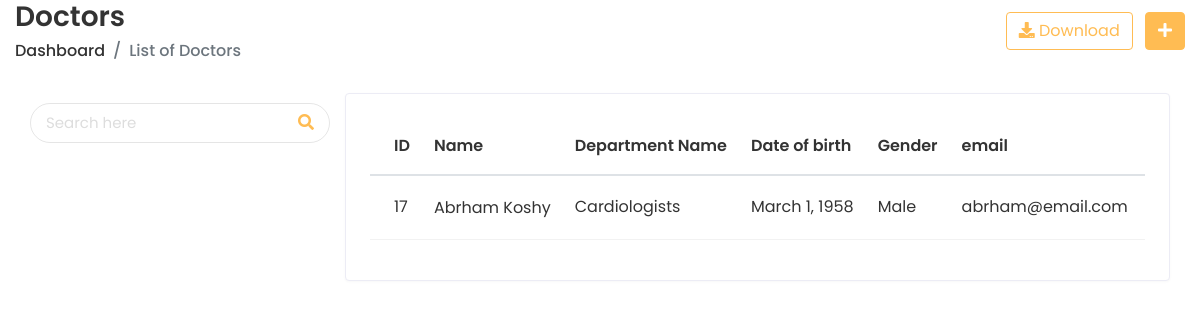
/app/doctorlist/ (signed in), run on the app's committed database.
### doctor/models.py (models this page shows, shortened)
class DoctorDetails(models.Model):
    doctor_name = models.CharField(max_length=50)
    department_name = models.ForeignKey(DoctorDepartment, on_delete=models.CASCADE)
    date_of_birth = models.DateField()
    gender = models.CharField(
         max_length=20,
         choices=(("Male", "Male"), ("Female", "Female"), ("Other", "Other")),
     )
    email = models.EmailField(default="", max_length=50, unique=True)
    phone_number = models.CharField(default="", max_length=20)
    cv_file = models.FileField(upload_to='doctor/cv/', null=True, blank=True)
    image = models.BinaryField(blank=True, null=True)
    created = models.DateTimeField(auto_now_add=True)
    updated = models.DateTimeField(auto_now=True)

class DoctorDepartment(models.Model):
    department_name = models.CharField(max_length=200, unique=True)
    slug = models.SlugField(blank=True)
    created = models.DateTimeField(auto_now_add=True)
    updated = models.DateTimeField(auto_now=True)
    def __str__(self):
        return str(self.department_name)

### doctor/views.py (the view)
# urls.py: path("doctorlist/", views.doctor_list, name="doctor_list"),
@login_required
def doctor_list(request):
    page_size = int(request.GET.get('page_size', getattr(settings, 'PAGE_SIZE', 5)))
    page = request.GET.get('page', 1)
    doctors = DoctorDetails.objects.all()
    doctor_data = []
    for doctor in doctors:
        existing_certificates = len(DoctorCertificate.objects.filter(doctor=doctor))
        remaining_certificates = 10 - existing_certificates
        doctor_data.append({'doctor': doctor, 'remaining_certificates': remaining_certificates})
    paginator = Paginator(doctors, page_size)
    try:
        doctors_page = paginator.page(page)
    except PageNotAnInteger:
        doctors_page = paginator.page(1)
    return render(request, "doctor/doctor_list.html", {'doctor_data': doctor_data, 'page_size': page_size})

### templates/doctor/doctor_list.html (shortened to what this page needs)
{% extends 'home/base-login.html' %}
{% load static %}
{% block content %}
      <div class="content container-fluid">
         <div class="page-header">
        <div class="row align-items-center">
           <div class="col">
              <h3 class="page-title">Doctors</h3>
              <ul class="breadcrumb">
                 <li class="breadcrumb-item"><a href="{% url 'Dindex' %}">Dashboard</a></li>
                 <li class="breadcrumb-item active">List of Doctors</li>
              </ul>
           </div>
           <div class="col-auto text-right float-right ml-auto">
              <a href="#" class="btn btn-outline-primary mr-2"><i class="fas fa-download"></i> Download</a>
              <a href="{% url 'doctorExcel' %}" class="btn btn-primary"><i class="fas fa-plus"></i></a>
           </div>
        </div>
     </div>
     <div class="top-nav-search">
      <form method="get" action="">
         <input type="text" id="search" class="form-control" placeholder="Search here" name="search" value="{{ search_query }}">
         <button class="btn" type="submit"><i class="fas fa-search"></i></button>
         </form>
      </div>
     <div class="row">
        <div class="col-sm-12">
           <div class="card card-table">
              <div class="card-body">
                 <div class="table-responsive">
                    <table class="table table-hover table-center mb-0 datatable">
                       <thead>
                          <tr>
                             <th>ID</th>
                             <th>Name</th>
                             <th>Department Name</th>
                             <th>Date of birth</th>
                             <th>Gender</th>
                             <th>email</th>
                             <th>Phone</th>
                          </tr>
                       </thead>
                       {% for data in doctor_data %}
                       <tbody>
                          <tr>
                             <td>{{ data.doctor.id }}</td>
                             <td>
                              <h2 class="#">
                                 <a href="{% url 'doctor_profile' data.doctor.id %}">{{ data.doctor.doctor_name }}</a>
                              </h2>
                             </td>
                             <td>
                                {{ data.doctor.department_name }}
                             </td>
                             <td>
                                {{ data.doctor.date_of_birth }}
                             </td>
                             <td>
                                {{ data.doctor.gender }}
                             </td>
                             <td>
                                {{ data.doctor.email }}
                             </td>
                             <td>
                             </td>
                          </tr>
                       </tbody>
                       {% endfor %}
                    </table>
                 </div>
              </div>
            </div>
         </div>
  {% endblock %}

### static/prescol/css/style.css (style rules this page uses)
html { height: 100%; }
body { background-color: #fff; color: #333; font-family: 'Poppins', sans-serif; font-size: 1rem; height: 100%; line-height: 1.5; overflow-x: hidden; }
h1, h2, h3, h4, h5, h6 { font-family: 'Poppins', sans-serif; margin-top: 0; }
.form-control { border: 1px solid #ddd; box-shadow: none; color: #333; font-size: 15px; height: 40px; }
a { color: #009ce7; }
input, button, a { transition: all 0.4s ease; -moz-transition: all 0.4s ease; -o-transition: all 0.4s ease; -ms-transition: all 0.4s ease; -webkit-transition: all 0.4s ease; }
input, input:focus, button, button:focus { outline: none; }
input[type=text], input[type=password] { -webkit-appearance: none; -moz-appearance: none; appearance: none; }
ul, ol { padding: 0px; list-style: none; }
.table { color: #333; max-width: 100%; margin-bottom: 0; width: 100%; }
table.table td h2 { display: inline-block; font-size: inherit; font-weight: 400; margin: 0; padding: 0; vertical-align: middle; }
table.table td h2 a { color: #333; }
.table thead tr th { font-weight: 600; }
.table tbody tr { border-bottom: 1px solid rgba(0, 0, 0, 0.05); }
.table.table-center td, .table.table-center th { vertical-align: middle; }
.card-table .card-body .table > thead > tr > th { border-top: 0; }
.card-table .card-body .table tr td:first-child, .card-table .card-body .table tr th:first-child { padding-left: 1.5rem; }
.card-table .table td, .card-table .table th { border-top: 1px solid #e2e5e8; padding: 1rem 0.75rem; white-space: nowrap; }
.btn-primary { background-color: #FFBC53; border: 1px solid #FFBC53; }
.btn-outline-primary { color: #FFBC53; border-color: #FFBC53; }
.card { border: 1px solid #ececf5; box-shadow: 0 1px 3px 0 rgba(0, 0, 0, 0.03); margin-bottom: 1.875rem; }
.card-body { padding: 1.5rem; }
.top-nav-search { float: left; margin-left: 15px; }
.top-nav-search form { margin-top: 10px; position: relative; width: 300px; }
.top-nav-search .form-control { background-color: transparent; border-color: rgba(0, 0, 0, 0.1); border-radius: 50px; color: #ddd; height: 40px; padding: 10px 50px 10px 15px; }
.top-nav-search .btn { background-color: transparent; border-color: transparent; color: #ffbc53; min-height: 40px; padding: 7px 15px; position: absolute; right: 0; top: 0; }
.top-nav-search .form-control::placeholder { color: #ddd; }
.page-header { margin-bottom: 1.875rem; }
.page-header .breadcrumb { background-color: transparent; color: #6c757d; font-size: 1rem; font-weight: 500; margin-bottom: 0; padding: 0; }
.page-header .breadcrumb a { color: #333; }
.page-title { font-size: 28px; font-weight: 600; color: #333; margin-bottom: 5px; }

### data on the page
DoctorDetails: doctor.id "17", doctor.doctor_name "Abrham Koshy", doctor.department_name "Cardiologists", doctor.date_of_birth "March 1, 1958", doctor.gender "Male", doctor.email "abrham@email.com"
